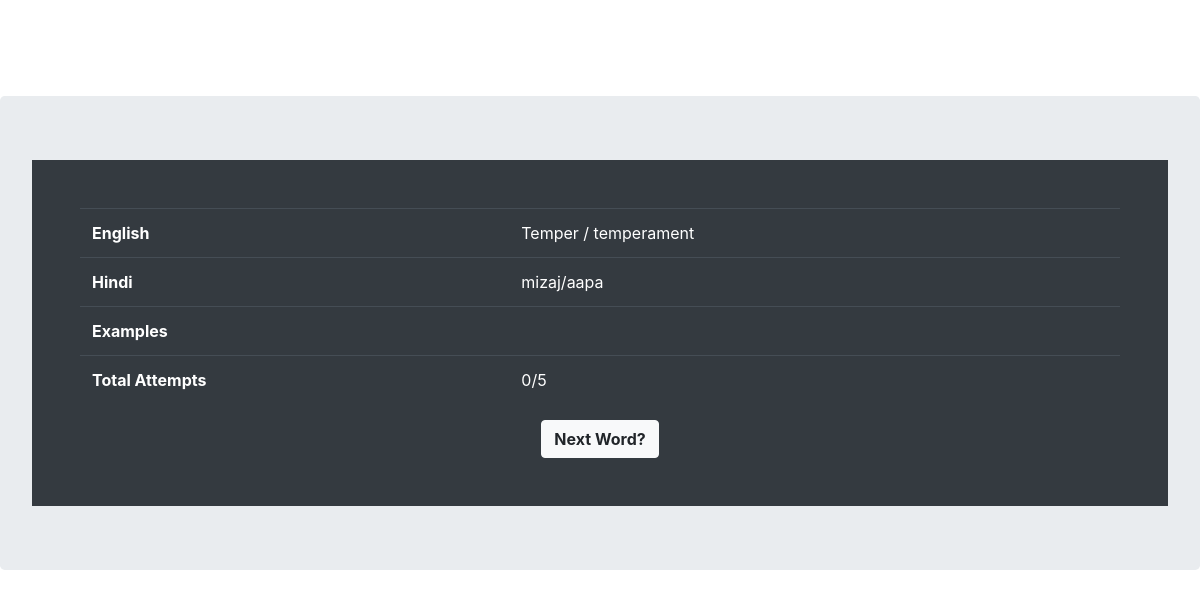
Before: /vocabs/214/results/ with the older database file.
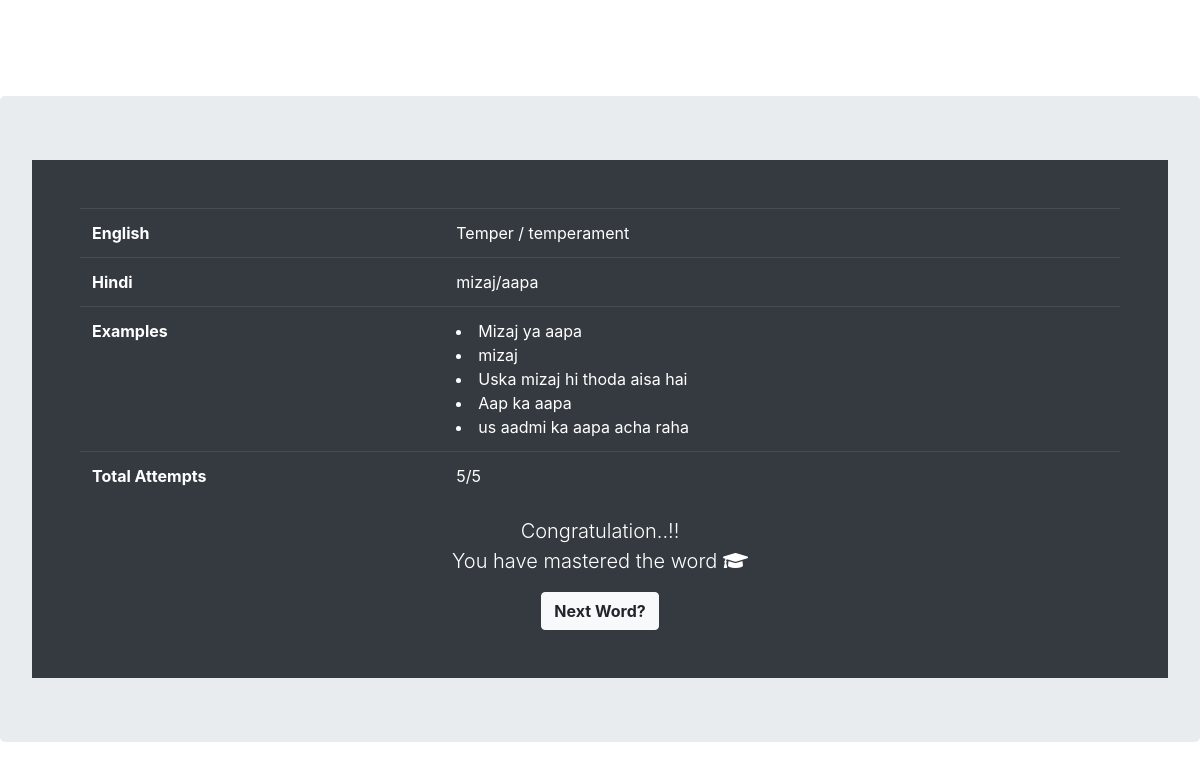
After: the same page with the newer database file.
### vocabs/models.py (models this page shows, shortened)
class Dictionary(models.Model):
    english = models.CharField(max_length=200, unique=True)
    hindi = models.CharField(max_length=200)
    attempts = models.IntegerField(default=0)
    total_attempts = models.IntegerField(default=0)
    total_false_attempts = models.IntegerField(default=0)
    source = models.CharField(max_length=50, blank=True, null=True)
    notes = models.CharField(max_length=300, blank=True, null=True)
    last_attempt = models.CharField(max_length=50, default='First attempt')

class Example(models.Model):
    vocab = models.ForeignKey(Dictionary, on_delete=models.CASCADE)
    example_text = models.CharField(max_length=300)

### vocabs/views.py (the view)
# urls.py: path('<int:vocab_id>/results/', views.results, name='results'),
def results(request, vocab_id):
    vocab = get_object_or_404(Dictionary, pk=vocab_id)
    return render(request, 'vocabs/results.html', {'vocab': vocab})

### vocabs/templates/vocabs/results.html (shortened to what this page needs)
<!DOCTYPE html>
<html lang="en">
<head>
    <link rel="stylesheet" href="https://maxcdn.bootstrapcdn.com/bootstrap/4.4.1/css/bootstrap.min.css">
    <link rel="stylesheet" href="https://use.fontawesome.com/releases/v5.6.3/css/all.css">
</head>
<body>
<div class="container p-5"></div>
<center>
    <div class="jumbotron">
        <div class="container p-5 bg-dark text-white">
            <table class="table table-dark">
                <tr>
                    <th>English</th>
                    <td>{{ vocab.english }}</td>
                </tr>
                <tr>
                    <th>Hindi</th>
                    <td>{{ vocab.hindi }}</td>
                </tr>
                <tr>
                <th>Examples</th>
                <td>
                    {% for ex in vocab.example_set.all %}
                    <li>{{ ex.example_text }}</li>
                    {% endfor %}
                </td>
                </tr>
                <tr>
                    <th>Total Attempts</th>
                    <td>{{ vocab.attempts }}/5</td>
                </tr>
            </table>
            {% if vocab.attempts == 5 %}
            <p class="lead">
            Congratulation..!!
                <br>You have mastered the word <i class="fas fa-graduation-cap"></i>
            </p>
            {% endif %}
            <button type="button" class="btn btn-light" onclick="window.location.href = {% url 'vocabs:index' %}">
                <b>Next Word?</b>
            </button>
        </div>
    </div>
</center>
</body>
</html>

Changed rows visible on the page:
changed Dictionary "Temper / temperament": attempts "0" → "5"
added Example: example_text "Mizaj ya aapa"
added Example: example_text "mizaj"
added Example: example_text "Uska mizaj hi thoda aisa hai"
added Example: example_text "Aap ka aapa"
added Example: example_text "us aadmi ka aapa acha raha"
Other visible differences:
text now shown: "Congratulation..!! You have mastered the word"
